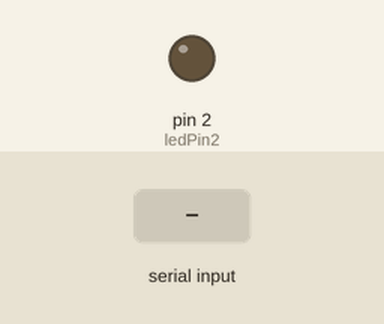
Bench run of a sketch on a simulated Arduino Uno, built with avr-gcc and run on an emulated ATmega328P. Shown: output pins drawn as LEDs (lit = HIGH). Dashed ring = blinking. The inputs (shaded band) are chosen by the test bench.

Above: at 1.2 s.
1.3 s: "blink" received over Serial
At 2.6 s:
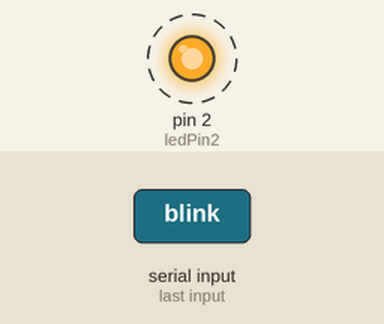
4.3 s: "on" received over Serial
6.8 s: "off" received over Serial
At 9.1 s:
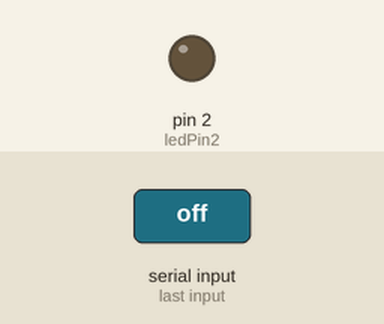
Timing chart, 0 to 10.6 s (numbered marks = the images above; inputs shaded):
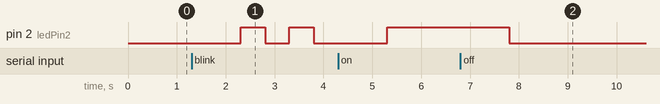

Measured:
- after the input at 1.3 s, pin 2 (ledPin2): alternates HIGH for 0.50 s and LOW for 0.50 s, starting after 1.0 s
- after the input at 6.8 s, pin 2 (ledPin2): HIGH → LOW after 1.0 s

The sketch:

ArduinoSketch.ino
```cpp
#include "src/LEDControl/LEDControl.h"

const int ledPin2 = 2;   // Pin del LED
LEDControl led(ledPin2); // Crear una instancia de la clase LEDControl
bool blink = false;      // Variable para controlar el parpadeo

void setup()
{
    Serial.begin(9600);
    led.setup(); // Configurar el LED
}

void loop()
{
    if (Serial.available() > 0)
    {
        String command = Serial.readString(); // Lee el comando enviado desde C#

        if (command == "on")
        {
            led.turnOn();  // Enciende el LED
            blink = false; // Detiene el parpadeo si estaba en progreso
        }
        else if (command == "off")
        {
            led.turnOff(); // Apaga el LED
            blink = false; // Detiene el parpadeo si estaba en progreso
        }
        else if (command == "blink")
        {
            blink = true; // Inicia el parpadeo
        }
    }

    if (blink)
    {
        // Hacer que el LED parpadee
        led.turnOn();
        delay(500);
        led.turnOff();
        delay(500);
    }
}
```

LEDControl.cpp
```cpp
#include "LEDControl.h"

LEDControl::LEDControl(int pin) : _pin(pin) {}

void LEDControl::setup()
{
    pinMode(_pin, OUTPUT); // Configurar el pin como salida
}

void LEDControl::turnOn()
{
    digitalWrite(_pin, HIGH); // Encender el LED
}

void LEDControl::turnOff()
{
    digitalWrite(_pin, LOW); // Apagar el LED
}
```

LEDControl.h
```cpp
#define LEDControl_h

#include <Arduino.h>

class LEDControl
{
public:
    LEDControl(int pin); // Constructor que recibe el pin del LED
    void setup();        // Configuración inicial
    void turnOn();       // Encender el LED
    void turnOff();      // Apagar el LED

private:
    int _pin; // Pin del LED
};
```
